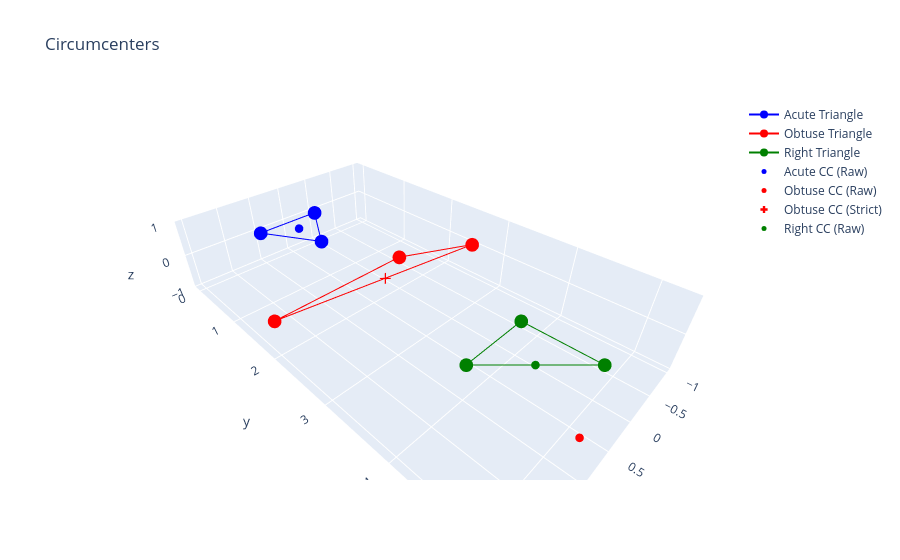

This figure's notebook cell:
### Markdown cell above
## Circumcenters\nComparing standard circumcenter vs. strictly interior circumcenter (snaps to longest edge midpoint if outside).

### Code cell
print("--- Circumcenter ---")
fig = create_base_fig()

for name, tri in triangles.items():
    cc_raw = tri.compute_circumcenter(strict_inside=False)
    cc_strict = tri.compute_circumcenter(strict_inside=True)
    
    print(f"[{name}] Circumcenter (raw): {cc_raw.tolist()}")
    print(f"[{name}] Circumcenter (strict): {cc_strict.tolist()}\n")
    
    cc1, cc2 = cc_raw.numpy(), cc_strict.numpy()
    
    fig.add_trace(go.Scatter3d(
        x=[cc1[0]], y=[cc1[1]], z=[cc1[2]],
        mode='markers', marker=dict(size=5, color=colors[name], symbol='circle'),
        name=f'{name} CC (Raw)'
    ))
    
    if np.linalg.norm(cc1 - cc2) > 1e-5:
        fig.add_trace(go.Scatter3d(
            x=[cc2[0]], y=[cc2[1]], z=[cc2[2]],
            mode='markers', marker=dict(size=6, color=colors[name], symbol='cross'),
            name=f'{name} CC (Strict)'
        ))

fig.update_layout(scene=dict(aspectmode='data'), title="Circumcenters")
fig.show()

### Figure 1 — Plotly figure (JSON) as saved in the notebook; plotly's stock layout.template omitted (floating-point values rounded to 4 significant figures)
{"data": [{"line": {"color": "blue"}, "marker": {"color": "blue"}, "mode": "lines+markers", "name": "Acute Triangle", "type": "scatter3d", "x": [0.0, 1.0, 0.5, 0.0], "y": [0.0, 0.0, 0.866, 0.0], "z": [0.0, 0.0, 0.0, 0.0]}, {"line": {"color": "red"}, "marker": {"color": "red"}, "mode": "lines+markers", "name": "Obtuse Triangle", "type": "scatter3d", "x": [0.0, 2.0, -1.0, 0.0], "y": [2.0, 2.0, 2.5, 2.0], "z": [0.0, 0.0, 0.0, 0.0]}, {"line": {"color": "green"}, "marker": {"color": "green"}, "mode": "lines+markers", "name": "Right Triangle", "type": "scatter3d", "x": [0.0, 1.0, 0.0, 0.0], "y": [4.0, 4.0, 5.0, 4.0], "z": [0.0, 0.0, 0.0, 0.0]}, {"marker": {"color": "blue", "size": 5, "symbol": "circle"}, "mode": "markers", "name": "Acute CC (Raw)", "type": "scatter3d", "x": [0.5], "y": [0.2887], "z": [0]}, {"marker": {"color": "red", "size": 5, "symbol": "circle"}, "mode": "markers", "name": "Obtuse CC (Raw)", "type": "scatter3d", "x": [1], "y": [5.25], "z": [0]}, {"marker": {"color": "red", "size": 6, "symbol": "cross"}, "mode": "markers", "name": "Obtuse CC (Strict)", "type": "scatter3d", "x": [0.5], "y": [2.25], "z": [0]}, {"marker": {"color": "green", "size": 5, "symbol": "circle"}, "mode": "markers", "name": "Right CC (Raw)", "type": "scatter3d", "x": [0.5], "y": [4.5], "z": [0]}], "layout": {"scene": {"aspectmode": "data"}, "title": {"text": "Circumcenters"}}}
